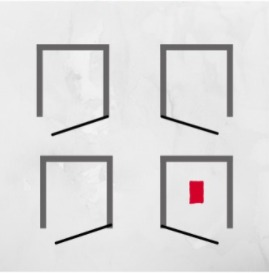
#> input picture red.jpeg, 269 x 273 px
$ python hsv.py
#> lines starting #> are read from the running program, lines starting #| are printed output that depends on the picture
import cv2
import numpy as np
pixel = (20,60,80)
cap = cv2.imread('red.jpeg')
#> cap is the input picture: shape (273, 269, 3); mean B, G, R 220.2, 220, 221

def pick_color(event,x,y,flags,param):
    if event == cv2.EVENT_LBUTTONDOWN:
        pixel = image_hsv[y,x]
        upper =  np.array([pixel[0] + 10, pixel[1] + 10, pixel[2] + 40])
        lower =  np.array([pixel[0] - 10, pixel[1] - 10, pixel[2] - 40])
        print(pixel, lower, upper)
        image_mask = cv2.inRange(image_hsv,lower,upper)
        cv2.imshow("mask",image_mask)
        print(cv2.countNonZero(image_mask))
def main():
    import sys
    global image_hsv, pixel
    image_src = cv2.imread('red.jpeg')
    #image_src=cv2.imread("resources\black.jpg")
    image=cv2.GaussianBlur(image_src,(93,93),0)
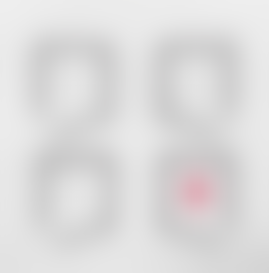
#> image: shape (273, 269, 3); mean B, G, R 220.1, 219.9, 220.9
    cv2.imshow("bgr",image_src)
    cv2.namedWindow('hsv')
    cv2.setMouseCallback('hsv', pick_color)
    # now click into the hsv img , and look at values:
    image_hsv = cv2.cvtColor(image_src,cv2.COLOR_BGR2HSV)
#> image_hsv: shape (273, 269, 3); mean H, S, V 14.1, 1.4, 221
    cv2.imshow("hsv",image_hsv)
    cv2.waitKey(0)
main()
